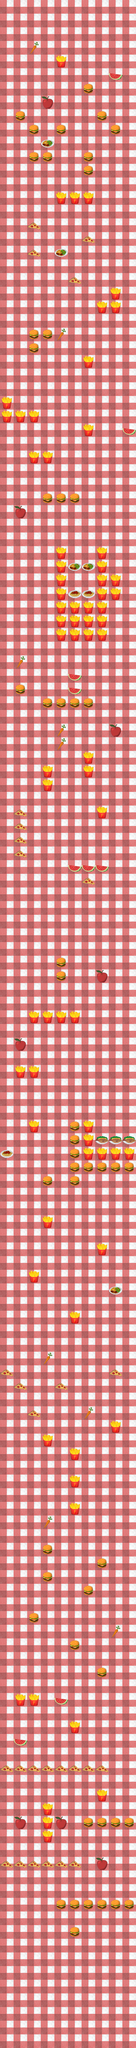

This is a level from a 2D game, rendered from its Tiled map with the project's own tilesets. A one-line summary and the map file follow, with tile-layer data summarised:
An orthogonal 10x150 tile map with 48x48 px tiles, 3 tile layers (Tile Layer 1, burgers, carrots) and 187 objects.

<map version="1.2" tiledversion="1.2.3" orientation="orthogonal" renderorder="right-down" width="10" height="150" tilewidth="48" tileheight="48" infinite="0" nextlayerid="6" nextobjectid="190">
 <tileset firstgid="1" name="TileSetFA" tilewidth="48" tileheight="48" tilecount="20" columns="5">
  <image source="TileSetFA.png" width="240" height="192" />
 </tileset>
 <layer id="1" name="Tile Layer 1" width="10" height="150">
  <data>[1500 cells, 1500 non-empty, 1 distinct tile ids]</data>
 </layer>
 <layer id="2" name="burgers" width="10" height="150">
  <data>[1500 cells, 150 non-empty, 3 distinct tile ids]</data>
 </layer>
 <layer id="3" name="carrots" width="10" height="150">
  <data>[1500 cells, 37 non-empty, 6 distinct tile ids]</data>
 </layer>
 <objectgroup id="4" name="ObjectLayer">
  <object id="2" x="247.818" y="6773.45" width="32.3636" height="37.6364" />
  <object id="3" x="198.318" y="6677.68" width="32.3636" height="37.6364" />
  <object id="5" x="245.318" y="6677.18" width="32.3636" height="37.6364" />
  <object id="6" x="294.318" y="6675.68" width="32.3636" height="37.6364" />
  <object id="7" x="342.318" y="6677.18" width="32.3636" height="37.6364" />
  <object id="8" x="389.318" y="6676.68" width="32.3636" height="37.6364" />
  <object id="9" x="438.318" y="6675.18" width="32.3636" height="37.6364" />
  <object id="10" x="9.3182" y="6534.93" width="32.3636" height="37.6364" />
  <object id="11" x="56.3182" y="6534.43" width="32.3636" height="37.6364" />
  <object id="12" x="105.318" y="6532.93" width="32.3636" height="37.6364" />
  <object id="13" x="153.318" y="6534.43" width="32.3636" height="37.6364" />
  <object id="14" x="200.318" y="6533.93" width="32.3636" height="37.6364" />
  <object id="15" x="249.318" y="6532.43" width="32.3636" height="37.6364" />
  <object id="16" x="150.318" y="6438.18" width="32.3636" height="37.6364" />
  <object id="17" x="150.818" y="6387.18" width="32.3636" height="37.6364" />
  <object id="18" x="151.318" y="6340.68" width="32.3636" height="37.6364" />
  <object id="19" x="294.818" y="6388.68" width="32.3636" height="37.6364" />
  <object id="20" x="343.818" y="6388.18" width="32.3636" height="37.6364" />
  <object id="21" x="389.818" y="6389.18" width="32.3636" height="37.6364" />
  <object id="22" x="438.318" y="6391.68" width="32.3636" height="37.6364" />
  <object id="23" x="6.3183" y="6197.93" width="32.3636" height="37.6364" />
  <object id="24" x="53.3183" y="6197.43" width="32.3636" height="37.6364" />
  <object id="25" x="102.318" y="6195.93" width="32.3636" height="37.6364" />
  <object id="26" x="150.318" y="6197.43" width="32.3636" height="37.6364" />
  <object id="27" x="197.318" y="6196.93" width="32.3636" height="37.6364" />
  <object id="28" x="246.318" y="6195.43" width="32.3636" height="37.6364" />
  <object id="29" x="294.818" y="6197.68" width="32.3636" height="37.6364" />
  <object id="30" x="343.818" y="6196.68" width="32.3636" height="37.6364" />
  <object id="31" x="343.818" y="6293.68" width="32.3636" height="37.6364" />
  <object id="32" x="247.318" y="6053.68" width="32.3636" height="37.6364" />
  <object id="33" x="102.318" y="5956.18" width="32.3636" height="37.6364" />
  <object id="34" x="54.3182" y="5957.68" width="32.3636" height="37.6364" />
  <object id="35" x="343.318" y="5861.68" width="32.3636" height="37.6364" />
  <object id="36" x="246.318" y="5764.68" width="32.3636" height="37.6364" />
  <object id="37" x="102.318" y="5668.68" width="32.3636" height="37.6364" />
  <object id="38" x="295.318" y="5572.18" width="32.3636" height="37.6364" />
  <object id="39" x="343.318" y="5476.68" width="32.3636" height="37.6364" />
  <object id="40" x="151.818" y="5524.68" width="32.3636" height="37.6364" />
  <object id="41" x="151.818" y="5430.18" width="32.3636" height="37.6364" />
  <object id="42" x="246.818" y="5285.18" width="32.3636" height="37.6364" />
  <object id="43" x="246.818" y="5188.68" width="32.3636" height="37.6364" />
  <object id="44" x="247.318" y="5093.18" width="32.3636" height="37.6364" />
  <object id="45" x="149.818" y="5044.68" width="32.3636" height="37.6364" />
  <object id="46" x="391.818" y="4996.68" width="32.3636" height="37.6364" />
  <object id="47" x="102.318" y="4949.18" width="32.3636" height="37.6364" />
  <object id="48" x="199.318" y="4854.18" width="32.3636" height="37.6364" />
  <object id="49" x="54.8182" y="4854.18" width="32.3636" height="37.6364" />
  <object id="50" x="7.3182" y="4805.68" width="32.3636" height="37.6364" />
  <object id="51" x="391.818" y="4803.68" width="32.3636" height="37.6364" />
  <object id="52" x="247.818" y="4615.18" width="32.3636" height="37.6364" />
  <object id="53" x="102.818" y="4469.18" width="32.3636" height="37.6364" />
  <object id="54" x="343.318" y="4373.18" width="32.3636" height="37.6364" />
  <object id="55" x="151.818" y="4274.68" width="32.3636" height="37.6364" />
  <object id="56" x="150.318" y="4132.68" width="32.3636" height="37.6364" />
  <object id="57" x="248.318" y="4134.18" width="32.3636" height="37.6364" />
  <object id="58" x="246.818" y="4085.18" width="32.3636" height="37.6364" />
  <object id="59" x="247.318" y="4038.18" width="32.3636" height="37.6364" />
  <object id="60" x="293.568" y="4084.68" width="32.3636" height="37.6364" />
  <object id="61" x="294.068" y="4037.68" width="32.3636" height="37.6364" />
  <object id="62" x="342.568" y="4085.18" width="32.3636" height="37.6364" />
  <object id="63" x="343.068" y="4038.18" width="32.3636" height="37.6364" />
  <object id="64" x="392.068" y="4085.18" width="32.3636" height="37.6364" />
  <object id="65" x="392.568" y="4038.18" width="32.3636" height="37.6364" />
  <object id="66" x="440.568" y="4085.18" width="32.3636" height="37.6364" />
  <object id="67" x="441.068" y="4038.18" width="32.3636" height="37.6364" />
  <object id="68" x="247.068" y="3988.68" width="32.3636" height="37.6364" />
  <object id="69" x="247.568" y="3941.68" width="32.3636" height="37.6364" />
  <object id="70" x="295.568" y="3989.68" width="32.3636" height="37.6364" />
  <object id="71" x="296.068" y="3942.68" width="32.3636" height="37.6364" />
  <object id="72" x="101.818" y="3941.68" width="32.3636" height="37.6364" />
  <object id="73" x="54.5682" y="3748.68" width="32.3636" height="37.6364" />
  <object id="74" x="103.068" y="3749.68" width="32.3636" height="37.6364" />
  <object id="75" x="102.568" y="3557.18" width="32.3636" height="37.6364" />
  <object id="76" x="151.068" y="3558.18" width="32.3636" height="37.6364" />
  <object id="77" x="201.068" y="3555.18" width="32.3636" height="37.6364" />
  <object id="78" x="249.568" y="3556.18" width="32.3636" height="37.6364" />
  <object id="79" x="199.818" y="3411.68" width="32.3636" height="37.6364" />
  <object id="80" x="200.318" y="3367.68" width="32.3636" height="37.6364" />
  <object id="81" x="295.818" y="3075.68" width="32.3636" height="37.6364" />
  <object id="82" x="54.8182" y="2981.18" width="32.3636" height="37.6364" />
  <object id="83" x="56.8182" y="2930.68" width="32.3636" height="37.6364" />
  <object id="84" x="55.8182" y="2886.18" width="32.3636" height="37.6364" />
  <object id="85" x="55.8182" y="2838.18" width="32.3636" height="37.6364" />
  <object id="86" x="343.318" y="2837.18" width="32.3636" height="37.6364" />
  <object id="87" x="149.318" y="2742.18" width="32.3636" height="37.6364" />
  <object id="88" x="152.318" y="2691.18" width="32.3636" height="37.6364" />
  <object id="89" x="296.318" y="2692.68" width="32.3636" height="37.6364" />
  <object id="90" x="294.318" y="2645.68" width="32.3636" height="37.6364" />
  <object id="91" x="150.818" y="2453.68" width="32.3636" height="37.6364" />
  </objectgroup>
 <objectgroup id="5" name="ObjectLayer2">
  <!-- 37 objects omitted --></objectgroup>
</map>
<!-- 98 of 187 objects omitted -->
